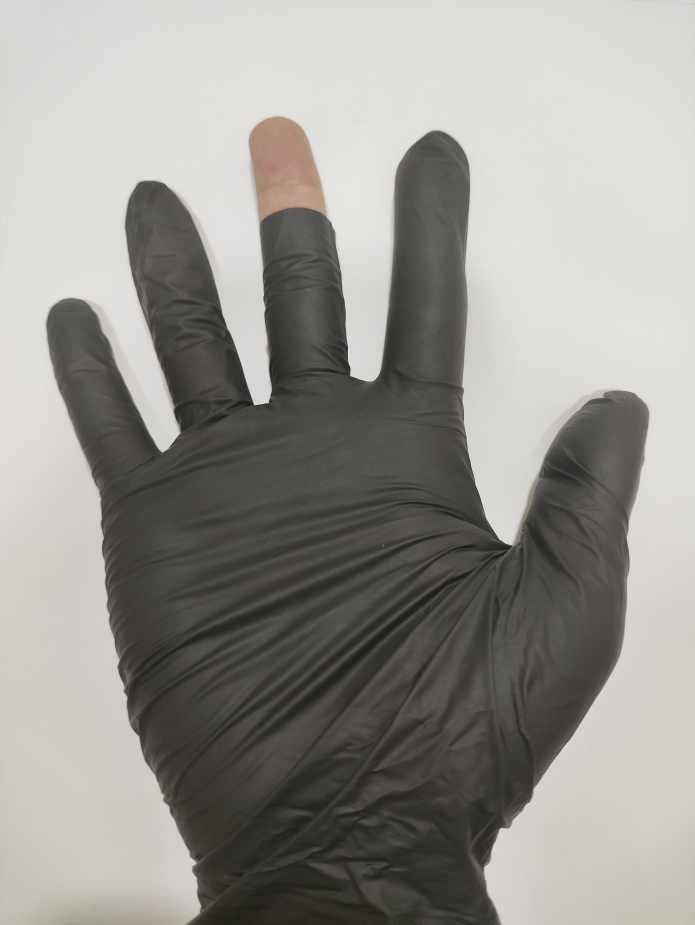
#> input picture img/Finger_Not_Enough/Nitrile_Finger_Not_Enough_1.jpg, 3472 x 4624 px (shown at 1/5 size); its folder holds only this picture in this run
$ python -i sheng_finger_not_enough.py   (imports and definitions only)
#> lines starting #> are read from the running program, lines starting #| are printed output that depends on the picture; after the words box and inside, x2 and y2 are one past the last pixel; in counts of white or black regions, pixels touching at a corner belong together
#> further down, picture is the input picture: shape (4624, 3472, 3); mean B, G, R 144.7, 149.6, 151.4
### detectors/ts_support/preprocessing.py
from __future__ import annotations

from typing import Optional

import cv2
import numpy as np

from .config import PreprocessConfig


def resize_to_limit(image: np.ndarray, max_dimension: int) -> np.ndarray:

#> called with max_dimension = 1024
    height, width = image.shape[:2]
    longest = max(height, width)
    if longest <= max_dimension:
        return image
    scale = max_dimension / longest
    new_size = (int(round(width * scale)), int(round(height * scale)))
    return cv2.resize(image, new_size, interpolation=cv2.INTER_AREA)


def preprocess(
    image: np.ndarray, config: Optional[PreprocessConfig] = None
) -> np.ndarray:

    cfg = config or PreprocessConfig()
    if image is None or image.size == 0:
        raise ValueError("preprocess() received an empty image")
    if image.ndim == 2:
        image = cv2.cvtColor(image, cv2.COLOR_GRAY2BGR)

    result = resize_to_limit(image, cfg.max_dimension)
    kernel = max(3, int(cfg.median_kernel))
    if kernel % 2 == 0:
        kernel += 1
    return cv2.medianBlur(result, kernel)

### detectors/ts_support/segmentation.py
from __future__ import annotations

from dataclasses import dataclass
from typing import List, Optional, Tuple

import cv2
import numpy as np

from .config import SegmentationConfig


@dataclass
class SegmentationResult:


    mask: np.ndarray
    contour: np.ndarray
    bbox: Tuple[int, int, int, int]
    area: float
    cue: str = "unknown"
    source_image: Optional[np.ndarray] = None


def hsi_saturation_and_intensity(
    image_bgr: np.ndarray,
) -> tuple[np.ndarray, np.ndarray]:

    rgb = cv2.cvtColor(image_bgr, cv2.COLOR_BGR2RGB).astype(np.float32)
    channel_sum = rgb.sum(axis=2)
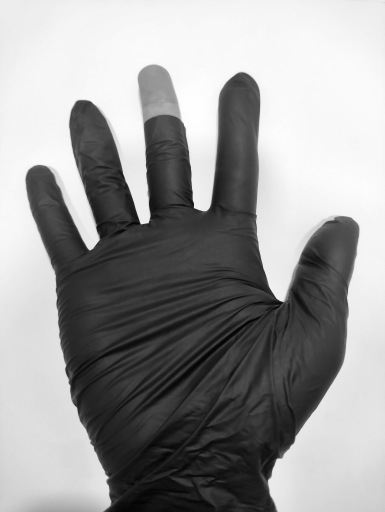
#> channel_sum: shape (1024, 769) float32 (shown at 1/2 size); min 82, max 685, mean 445.7; drawn with min black and max white
    safe_sum = np.maximum(channel_sum, 1.0)
    intensity = channel_sum / 3.0
    saturation = 1.0 - (3.0 * np.min(rgb, axis=2) / safe_sum)
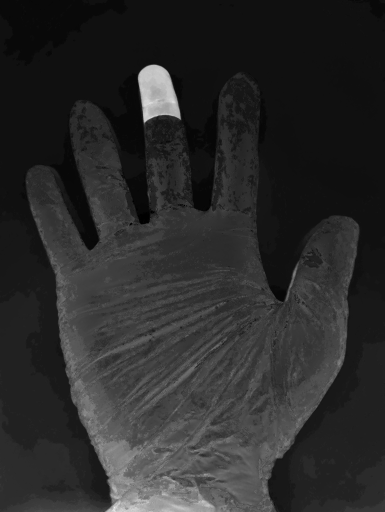
#> saturation: shape (1024, 769) float32 (shown at 1/2 size); min 0, max 0.213, mean 0.0361; drawn with min black and max white
    saturation[channel_sum <= 0.0] = 0.0
    return np.clip(saturation, 0.0, 1.0), intensity


def basic_global_threshold(
    channel: np.ndarray,
    *,
    invert: bool = False,
    tolerance: float = 1.0,
    maximum_iterations: int = 30,
) -> np.ndarray:

#> called with invert = False, tolerance = 0.00392, maximum_iterations = 30
    values = channel.astype(np.float32)
    finite_values = values[np.isfinite(values)]
    if finite_values.size == 0:
        return np.zeros(values.shape, dtype=np.uint8)

    minimum = float(np.min(finite_values))
#> minimum = 0
    maximum = float(np.max(finite_values))
#> maximum = 0.213
    if maximum - minimum < 1e-6:
        return np.zeros(values.shape, dtype=np.uint8)

    threshold = (minimum + maximum) / 2.0
#> threshold = 0.107
    for _ in range(maximum_iterations):
        lower_group = finite_values[finite_values <= threshold]
        upper_group = finite_values[finite_values > threshold]
        if lower_group.size == 0 or upper_group.size == 0:
            break
        new_threshold = (
            float(np.mean(lower_group)) + float(np.mean(upper_group))
        ) / 2.0
        if abs(new_threshold - threshold) < tolerance:
            threshold = new_threshold
            break
        threshold = new_threshold
#> this loop made 6 passes
#> new_threshold on passes 1 to 6: 0.0854, 0.0744, 0.0661, 0.0601, 0.0557, 0.0522

    selected = values <= threshold if invert else values > threshold
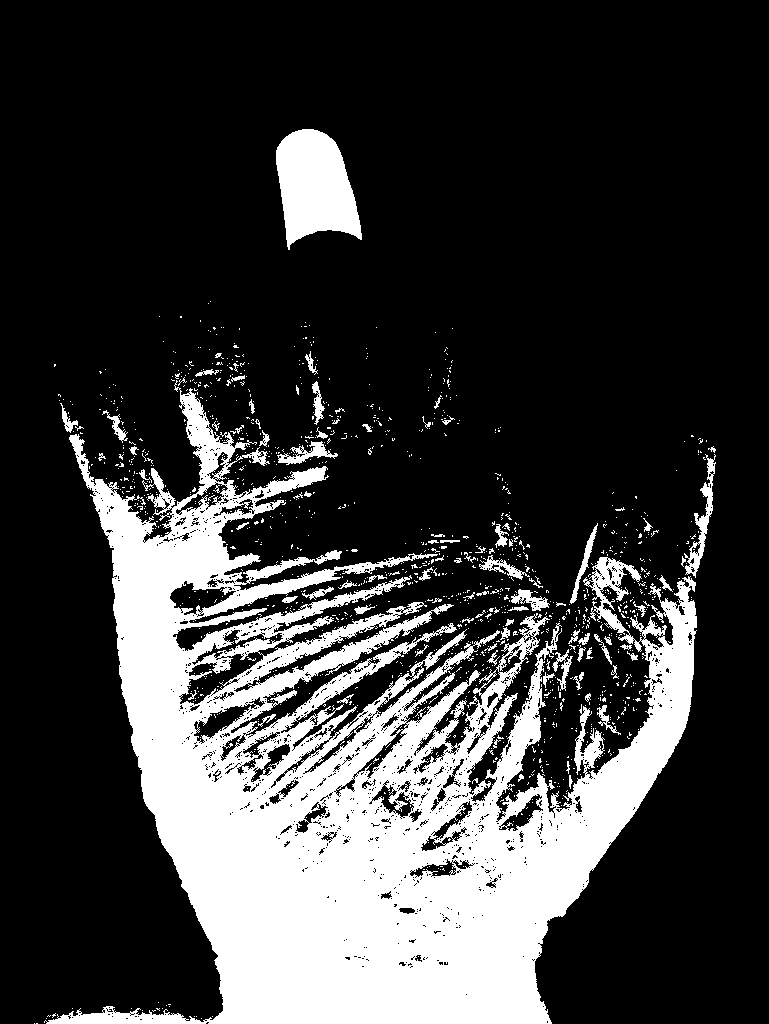
#> selected: shape (1024, 769) bool; 23.2% white; 1290 white regions (1200 under 20 px), largest, box (x1, y1, x2, y2) and area: (44, 380, 697, 1024) 165460, (276, 129, 362, 250) 7048, (684, 454, 716, 578) 953
    return np.where(selected, 255, 0).astype(np.uint8)


def _hsi_channel_masks(
    saturation: np.ndarray,
    intensity: np.ndarray,
) -> List[np.ndarray]:

    return [
        basic_global_threshold(saturation, tolerance=1.0 / 255.0),
        basic_global_threshold(intensity),
        basic_global_threshold(intensity, invert=True),
    ]
#> call 2 of basic_global_threshold, with invert = False, tolerance = 1, maximum_iterations = 30
#> in basic_global_threshold (call 2), `minimum = float(np.min(finite_values))`: minimum = 27.33
#> in basic_global_threshold (call 2), `maximum = float(np.max(finite_values))`: maximum = 228.3
#> in basic_global_threshold (call 2), `threshold = (minimum + maximum) / 2.0`: threshold = 127.8
#> the loop in basic_global_threshold (call 2), `for _ in range(maximum_iterations):` made 2 passes
#> new_threshold on passes 1 to 2: 140.3, 140.5
#> in basic_global_threshold (call 2), `selected = values <= threshold if invert else values > threshold`:
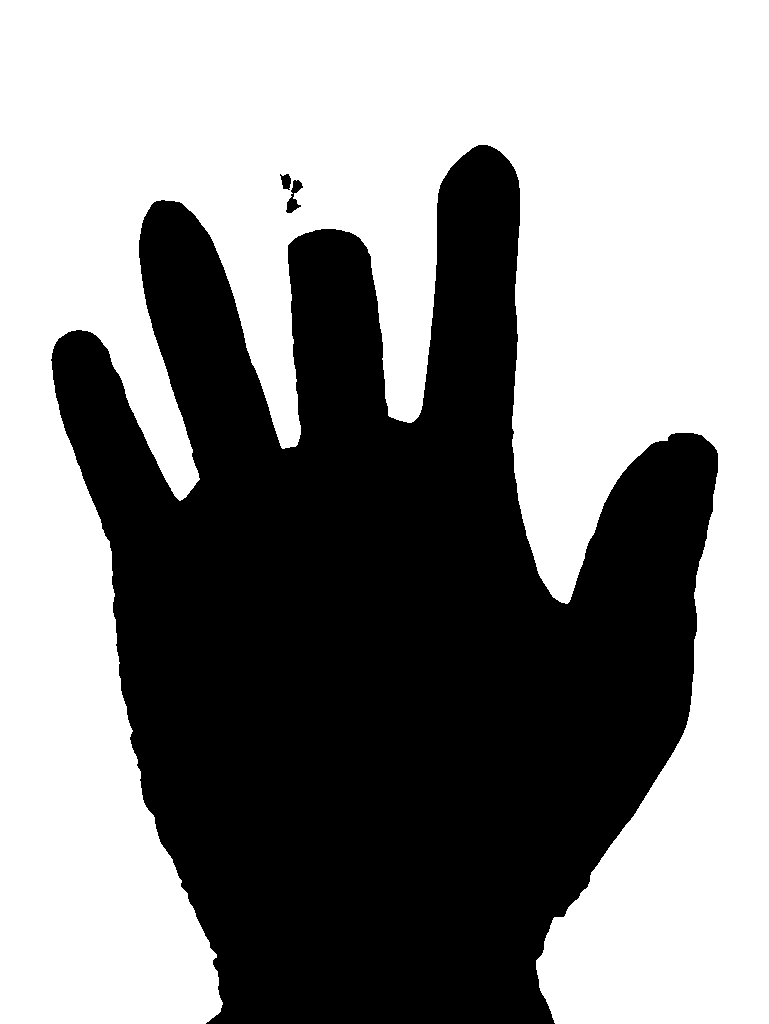
#> selected: shape (1024, 769) bool; 55.5% white; 3 black regions, box (x1, y1, x2, y2) and area: (51, 145, 718, 1024) 349715, (286, 180, 303, 213) 251, (280, 174, 291, 190) 122
#> (the rest of the program and of its run is left out)
